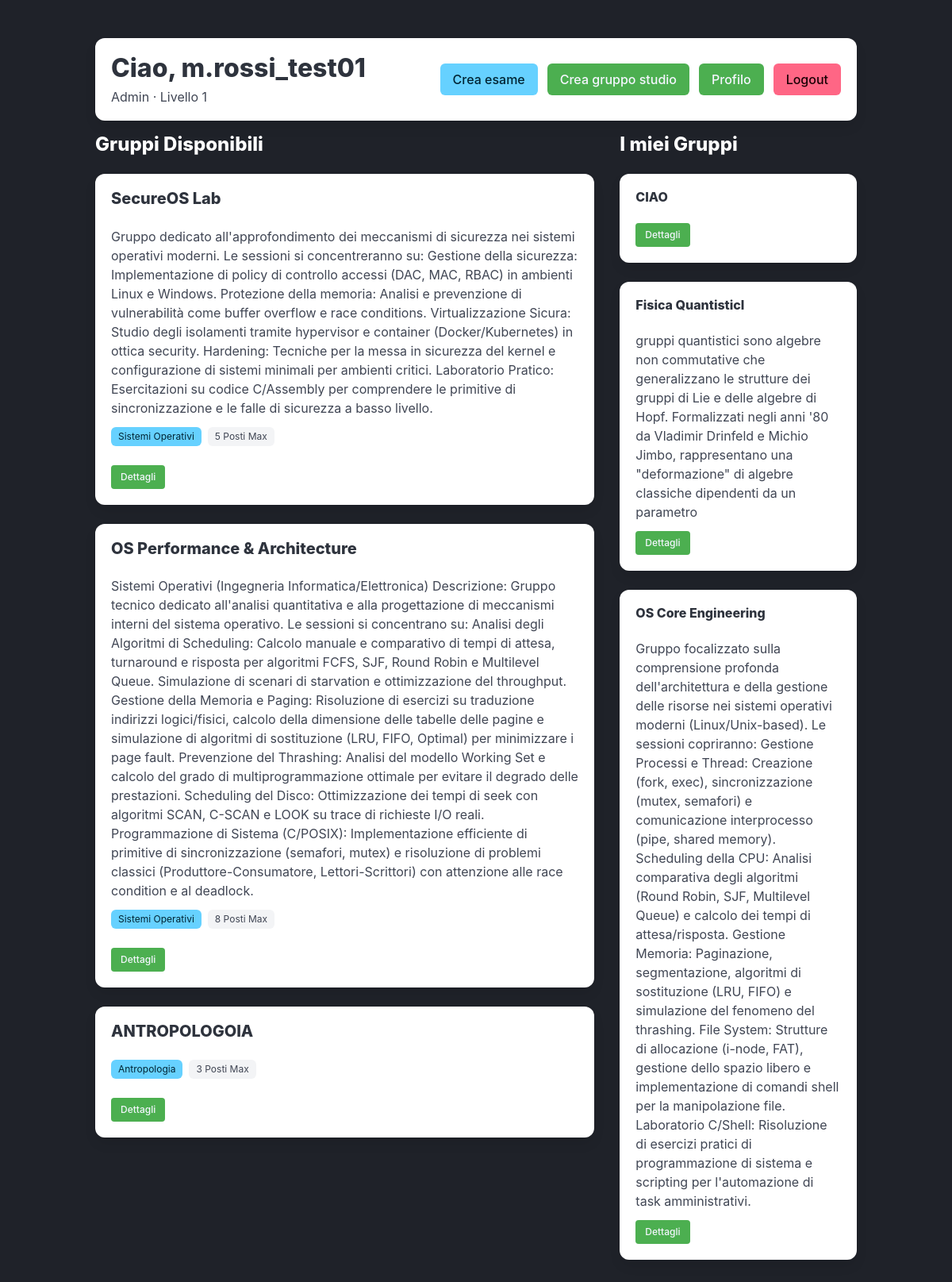
The app's page /home/ (signed in) with its own data.
### studymatch/models.py (models this page shows, shortened)
class Admin(models.Model):
    admin = models.ForeignKey(Utente, on_delete=models.CASCADE, related_name="admin_profile")
    livello = models.SmallIntegerField(default=1)
    data_nomina = models.DateField(default=timezone.now)
    notifica = models.ForeignKey(Utente, on_delete=models.CASCADE, null=True)

class Utente(models.Model):
    utente = models.CharField(max_length=50, primary_key=True)
    email = models.CharField(max_length=128)
    password = models.CharField(max_length=256)
    ruolo = models.CharField(max_length=20, default="studente")
    nome = models.CharField(max_length=50, null=True)
    cognome = models.CharField(max_length=50, null=True)

class Gruppo(models.Model):
    id_gruppo = models.SmallAutoField(primary_key=True)
    nome_gruppo = models.CharField(max_length=50)
    link_chat = models.TextField(null=True, blank=True)
    descrizione = models.TextField(null=True, blank=True, max_length=300)
    max_partecipanti = models.SmallIntegerField(default=5)

class Assegnazione(models.Model):
    id_esame = models.ForeignKey(Esame, on_delete=models.CASCADE, related_name="esame_gruppo")
    id_gruppo = models.ForeignKey(Gruppo, on_delete=models.CASCADE, related_name="gruppo_esame")
    periodo = models.DateTimeField()
    class Meta:
        unique_together = ('id_esame', 'id_gruppo')

class Esame(models.Model):
    id_esame = models.SmallAutoField(primary_key=True)
    nome_esame = models.CharField(max_length=50)
    corso = models.CharField(max_length=100)
    anno_corso = models.SmallIntegerField(default=1)
    semestre = models.SmallIntegerField(default=0)
    cfu = models.SmallIntegerField(default=0)

### studymatch/views.py (the view, shortened to what this page needs)
# urls.py: 2. Add a URL to urlpatterns:  path('', views.home, name='home')
def home(request, extra_content=None):
    user = request.session.get("user")
    ruolo = request.session.get("ruolo")
    if not user:
        return render(request, "login.html", {"error": "Sessione Scaduta"})
    user_valid = Utente.objects.filter(utente=user).first()
    if not user_valid:
        request.session.flush()
        return render(request, "login.html", {"error": "Utente non trovato"})
    gruppo = Gruppo.objects.all()
    esami = Esame.objects.all()
    if ruolo == "admin":
        admin = Admin.objects.filter(admin=user_valid).first()
        gruppi_admin = gruppo.filter(gruppo_admin__admin=admin).distinct()
        gruppi_disp = gruppo.exclude(gruppo_admin__admin=admin).distinct()
        context = {
            "utente": user_valid,
            "admin": admin,
            "grup_admin": gruppi_admin,
            "gruppi_disp": gruppi_disp,
            "ruolo": ruolo
        }
        if extra_content:
            context.update(extra_content)
        return render(request, "home.html", context)
    return render(request, "login.html", {"error": "Ruolo non valido"})

### templates/home.html (shortened to what this page needs)
{% extends "index.html" %}
{% block content %}
    <section class="section">
        <div class="container">
            <div class="box mb-4">
                <div class="columns is-vcentered is-variable is-2">
                    <div class="column">
                        {% if studente %}
                            <h1 class="title is-3 mb-2">
                                Ciao, {{ studente.studente.utente }}
                            </h1>
                            <p class="subtitle is-6 mb-0">
                                {{ studente.corso_laurea }}
                                &middot;
                                Anno di corso: {{ studente.anno_corso }}
                            </p>
                        {% elif admin %}
                            <h1 class="title is-3 mb-2">
                                Ciao, {{ admin.admin.utente }}
                            </h1>
                            <p class="subtitle is-6 mb-0">
                                Admin
                                &middot;
                                Livello {{ admin.livello }}
                            </p>
                        {% endif %}
                    </div>
                    <div class="column is-narrow">
                        <div class="buttons is-right mb-0">
                            {% if admin %}
                                <a href="{% url 'esame' %}" class="button is-info">
                                    Crea esame
                                </a>
                                <a href="{% url 'crea_gruppo' %}" class="button is-link">
                                    Crea gruppo studio
                                </a>
                            {% endif %}
                            <a href="{% url 'profile' %}" class="button is-link">
                                Profilo
                            </a>
                            <a href="{% url 'logout' %}" class="button is-danger">
                                Logout
                            </a>
                        </div>
                    </div>
                </div>
            </div>
            <div class="columns is-variable is-4">
                {% if studente %}
                    <div class="column is-two-thirds">
                        <h2 class="title is-4 has-text-light-00">Gruppi Disponibili</h2>
                        {% for gruppo in grup_stud %}
                            <div class="box">
                                <h3 class="title is-5">{{ gruppo.nome_gruppo }}</h3>
                                {% if gruppo.descrizione %}
                                    <p class="mb-3">{{ gruppo.descrizione }}</p>
                                {% endif %}
                                <div class="tags mt-3">
                                    {% for assegnazione in gruppo.gruppo_esame.all %}
                                        <span class="tag is-info">{{ assegnazione.id_esame.nome_esame }}</span>
                                    {% endfor %}
                                    <span class="tag">{{ gruppo.max_partecipanti }} Posti Max</span>
                                </div>
                                <a href="{% url 'dettaglio_gruppo' gruppo.id_gruppo %}"
                                   class="button is-small is-link">
                                    Dettagli
                                </a>
                            </div>
                        {% empty %}
                            <div class="notification is-warning">
                                Non ci sono gruppi disponibili per il tuo anno di corso
                                <button class="delete" aria-label="chiudi"></button>
                            </div>
                        {% endfor %}
                    </div>
                    <div class="column">
                        <h2 class="title is-4 has-text-light-00">I miei Gruppi</h2>
                        {% for partecipazione in part_stud %}
                            <div class="box">
                                <h3 class="title is-6">{{ partecipazione.id_gruppo.nome_gruppo }}</h3>
                                <div class="tags">
                                    {% if partecipazione.stato %}
                                        <span class="tag is-success">Confermato</span>
                                    {% else %}
                                        <span class="tag is-warning">In Attesa</span>
                                    {% endif %}
                                </div>
                                <a href="{% url 'dettaglio_gruppo' partecipazione.id_gruppo.id_gruppo %}"
                                   class="button is-small is-link">
                                    Dettagli
                                </a>
                            </div>
                        {% empty %}
                            <div class="notification">
                                Non sei ancora iscritto a nessun gruppo.
                            </div>
                        {% endfor %}
                    </div>
                {% elif admin %}
                    <div class="column is-two-thirds">
                        <h2 class="title is-4 has-text-light-00">Gruppi Disponibili</h2>
                        {% for gruppo in gruppi_disp %}
                            <div class="box">
                                <h3 class="title is-5">{{ gruppo.nome_gruppo }}</h3>
                                {% if gruppo.descrizione %}
                                    <p class="mb-3">{{ gruppo.descrizione }}</p>
                                {% endif %}
                                <div class="tags mt-3">
                                    {% for assegnazione in gruppo.gruppo_esame.all %}
                                        <span class="tag is-info">{{ assegnazione.id_esame.nome_esame }}</span>
                                    {% endfor %}
                                    <span class="tag">{{ gruppo.max_partecipanti }} Posti Max</span>
                                </div>
                                <a href="{% url 'dettaglio_gruppo' gruppo.id_gruppo %}"
                                   class="button is-small is-link">
                                    Dettagli
                                </a>
                            </div>
                        {% empty %}
                            <div class="notification is-warning">
                                Non ci sono gruppi disponibili da gestire
                                <button class="delete" aria-label="chiudi"></button>
                            </div>
                        {% endfor %}
                    </div>
                    <div class="column">
                        <h2 class="title is-4 has-text-light-00">I miei Gruppi</h2>
                        {% for gruppo in grup_admin %}
                            <div class="box">
                                <h3 class="title is-6">{{ gruppo.nome_gruppo }}</h3>
                                {% if gruppo.descrizione %}
                                    <p class="mb-3">{{ gruppo.descrizione }}</p>
                                {% endif %}
                                <a href="{% url 'dettaglio_gruppo' gruppo.id_gruppo %}"
                                   class="button is-small is-link">
                                    Dettagli
                                </a>
                            </div>
                        {% empty %}
                            <div class="notification">
                                Non gestisci ancora nessun gruppo.
                            </div>
                        {% endfor %}
                    </div>
                {% endif %}
            </div>
        </div>
    </section>
{% endblock %}

### static/css/custom.css (style rules this page uses)
.button.is-link { background-color: #4CAF50; }

### records on screen
Admin: admin.utente "m.rossi_test01", livello "1"
Gruppo: nome_gruppo "SecureOS Lab", descrizione "Gruppo dedicato all'approfondimento dei meccanismi di sicurezza nei sistemi operativi moderni. Le sessioni si concentreranno su: Gestione della sicurezza: Implementazione di policy di controllo accessi (DAC, MAC, RBAC) in ambienti Linux e Windows. Protezione della memoria: Analisi e prevenzione di vulnerabilità come buffer overflow e race conditions. Virtualizzazione Sicura: Studio degli isolamenti tramite hypervisor e container (Docker/Kubernetes) in ottica security. Hardening: Tecniche per la messa in sicurezza del kernel e configurazione di sistemi minimali per ambienti critici. Laboratorio Pratico: Esercitazioni su codice C/Assembly per comprendere le primitive di sincronizzazione e le…", max_partecipanti "5"
Assegnazione: id_esame.nome_esame "Sistemi Operativi"
Gruppo: nome_gruppo "OS Performance & Architecture", descrizione "Sistemi Operativi (Ingegneria Informatica/Elettronica) Descrizione: Gruppo tecnico dedicato all'analisi quantitativa e alla progettazione di meccanismi interni del sistema operativo. Le sessioni si concentrano su: Analisi degli Algoritmi di Scheduling: Calcolo manuale e comparativo di tempi di attesa, turnaround e risposta per algoritmi FCFS, SJF, Round Robin e Multilevel Queue. Simulazione di scenari di starvation e ottimizzazione del throughput. Gestione della Memoria e Paging: Risoluzione di esercizi su traduzione indirizzi logici/fisici, calcolo della dimensione delle tabelle delle pagine e simulazione di algoritmi di sostituzione (LRU, FIFO, Optimal) per minimizzare i page fault.…", max_partecipanti "8"
Assegnazione: id_esame.nome_esame "Sistemi Operativi"
Gruppo: nome_gruppo "ANTROPOLOGOIA", max_partecipanti "3"
Assegnazione: id_esame.nome_esame "Antropologia"
Gruppo: nome_gruppo "CIAO"
Gruppo: nome_gruppo "Fisica Quantisticl", descrizione "gruppi quantistici sono algebre non commutative che generalizzano le strutture dei gruppi di Lie e delle algebre di Hopf. Formalizzati negli anni '80 da Vladimir Drinfeld e Michio Jimbo, rappresentano una \"deformazione\" di algebre classiche dipendenti da un parametro"
Gruppo: nome_gruppo "OS Core Engineering", descrizione "Gruppo focalizzato sulla comprensione profonda dell'architettura e della gestione delle risorse nei sistemi operativi moderni (Linux/Unix-based). Le sessioni copriranno: Gestione Processi e Thread: Creazione (fork, exec), sincronizzazione (mutex, semafori) e comunicazione interprocesso (pipe, shared memory). Scheduling della CPU: Analisi comparativa degli algoritmi (Round Robin, SJF, Multilevel Queue) e calcolo dei tempi di attesa/risposta. Gestione Memoria: Paginazione, segmentazione, algoritmi di sostituzione (LRU, FIFO) e simulazione del fenomeno del thrashing. File System: Strutture di allocazione (i-node, FAT), gestione dello spazio libero e implementazione di comandi shell per la…"
